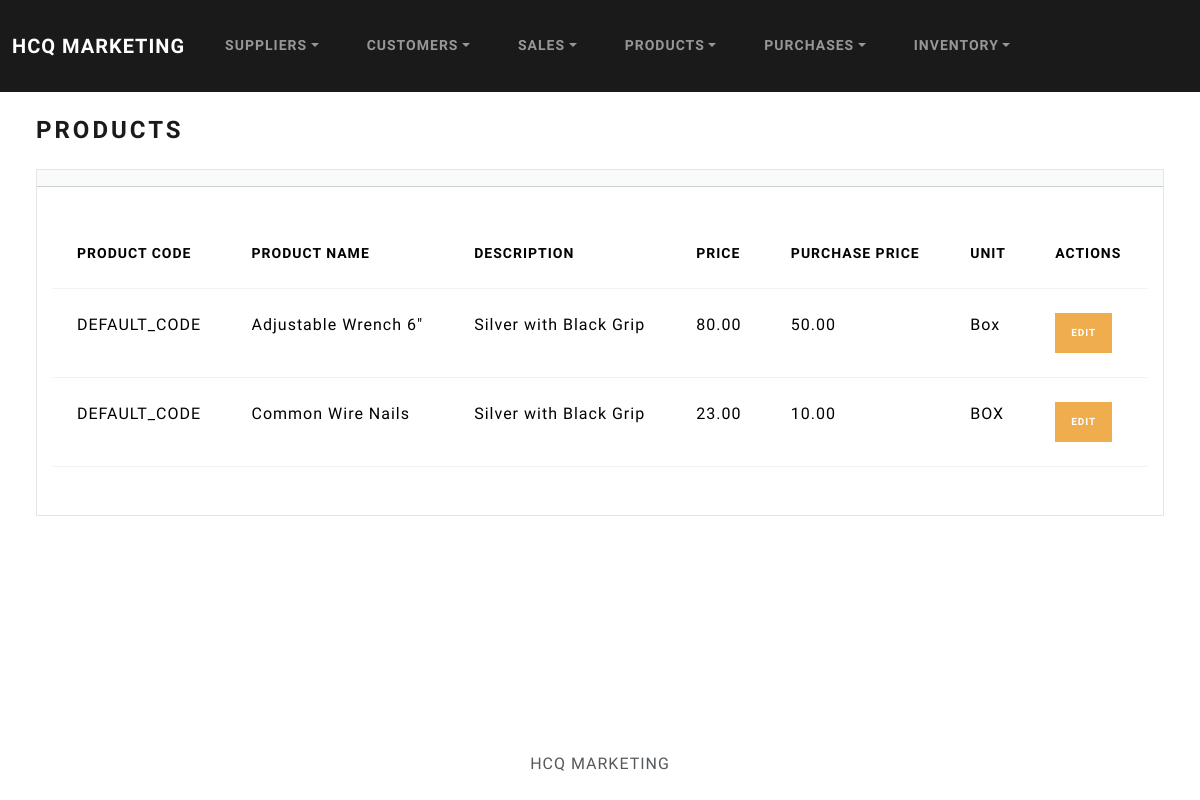
Screenshot of /products/index with the database file from the repository.
### products/models.py (models this page shows, shortened)
class Product(models.Model):
    product_code = models.CharField(max_length=100 ,default='DEFAULT_CODE')
    product_name = models.CharField(max_length=100)
    product_descript = models.TextField()
    product_price = models.DecimalField(max_digits=10, decimal_places=2)
    product_unit = models.CharField(max_length=50)
    purchase_price = models.DecimalField(max_digits=10, decimal_places=2, null=True, blank=True)  # Price from supplier (optional)

### products/views.py (the view)
# urls.py: path('', include('index.urls',)),
def index(request):
    return render(request, 'products/index.html', {
        'products':Product.objects.all().order_by('id')
    })

### products/templates/products/index.html (shortened to what this page needs)
{% extends "base.html" %}
{% block body %}
<h3 class="m-4">Products</h3>
<div class="row">
    <div class="col-12">
        {% if products %}
        <div class="card bg-light ms-4 me-4 mb-4">
            <div class="card-header"></div>
            <div class="card-body">
                <p class="card-text">
                    <div class="table-responsive">
                        <table class="table table-hover">
                            <thead>
                            <tr>
                                <th scope="col">Product Code</th>
                                <th scope="col">Product Name</th>
                                <th scope="col">Description</th>
                                <th scope="col">Price</th>
                                <th scope="col">Purchase Price</th>
                                <th scope="col">Unit</th>
                                <th scope="col">Actions</th>
                            </tr>
                            </thead>
                            <tbody>
                                {% for product in products %}
                                    <tr>
                                        <td>{{ product.product_code }}</td>
                                        <td>{{ product.product_name }}</td>
                                        <td>{{ product.product_descript }}</td>
                                        <td>{{ product.product_price }}</td>
                                        <td>{{ product.purchase_price }}</td>
                                        <td>{{ product.product_unit }}</td>
                                        <td>
                                            <a href="{% url 'product_edit' product.id %}" class="btn btn-warning btn-sm">Edit</a>
                                        </td>
                                    </tr>
                                {% endfor %}
                            </tbody>
                        </table>
                    </div>
                </p>
            </div>
        </div>
        {% else %}
            <h5 class="alert alert-primary ms-4 me-4"> No Product Records </h5>
        {% endif %}
    </div>
</div>
{% endblock %}

### rows the page displays
Product: product_code "DEFAULT_CODE", product_name "Adjustable Wrench 6\"", product_descript "Silver with Black Grip", product_price "80.00", purchase_price "50.00", product_unit "Box"
Product: product_code "DEFAULT_CODE", product_name "Common Wire Nails", product_descript "Silver with Black Grip", product_price "23.00", purchase_price "10.00", product_unit "BOX"
